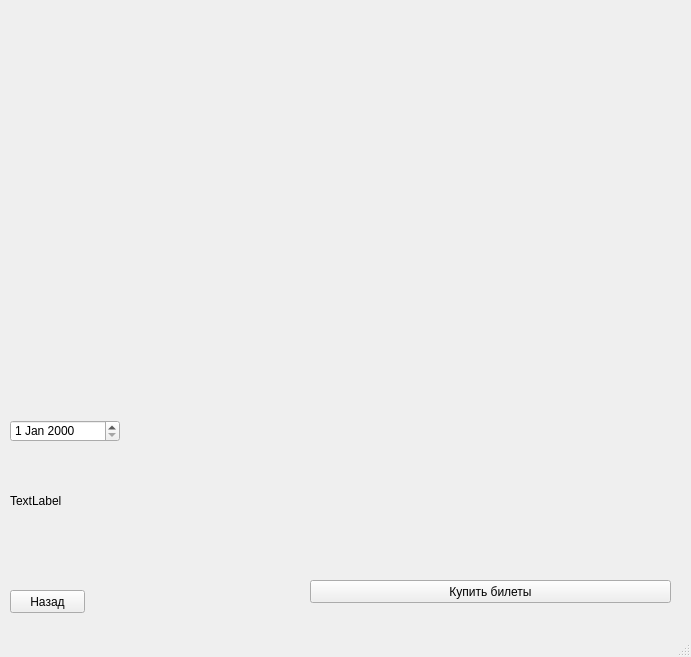
<?xml version="1.0" encoding="UTF-8"?>
<ui version="4.0">
 <class>MainWindow</class>
 <widget class="QMainWindow" name="MainWindow">
  <property name="geometry">
   <rect>
    <x>0</x>
    <y>0</y>
    <width>691</width>
    <height>657</height>
   </rect>
  </property>
  <property name="windowTitle">
   <string>MainWindow</string>
  </property>
  <widget class="QWidget" name="centralwidget">
   <widget class="QLabel" name="label_1">
    <property name="enabled">
     <bool>true</bool>
    </property>
    <property name="geometry">
     <rect>
      <x>30</x>
      <y>30</y>
      <width>150</width>
      <height>215</height>
     </rect>
    </property>
    <property name="text">
     <string/>
    </property>
   </widget>
   <widget class="QLabel" name="label_description">
    <property name="geometry">
     <rect>
      <x>250</x>
      <y>30</y>
      <width>261</width>
      <height>371</height>
     </rect>
    </property>
    <property name="autoFillBackground">
     <bool>false</bool>
    </property>
    <property name="text">
     <string/>
    </property>
    <property name="alignment">
     <set>Qt::AlignLeading|Qt::AlignLeft|Qt::AlignTop</set>
    </property>
    <property name="wordWrap">
     <bool>true</bool>
    </property>
   </widget>
   <widget class="QPushButton" name="pushButton">
    <property name="geometry">
     <rect>
      <x>10</x>
      <y>590</y>
      <width>75</width>
      <height>23</height>
     </rect>
    </property>
    <property name="text">
     <string>Назад</string>
    </property>
   </widget>
   <widget class="QPushButton" name="pushButton_2">
    <property name="geometry">
     <rect>
      <x>310</x>
      <y>580</y>
      <width>361</width>
      <height>23</height>
     </rect>
    </property>
    <property name="text">
     <string>Купить билеты</string>
    </property>
   </widget>
   <widget class="QLabel" name="label">
    <property name="geometry">
     <rect>
      <x>10</x>
      <y>460</y>
      <width>671</width>
      <height>81</height>
     </rect>
    </property>
    <property name="text">
     <string>TextLabel</string>
    </property>
   </widget>
   <widget class="QDateEdit" name="dateEdit">
    <property name="geometry">
     <rect>
      <x>10</x>
      <y>420</y>
      <width>110</width>
      <height>22</height>
     </rect>
    </property>
   </widget>
  </widget>
  <widget class="QMenuBar" name="menubar">
   <property name="geometry">
    <rect>
     <x>0</x>
     <y>0</y>
     <width>691</width>
     <height>21</height>
    </rect>
   </property>
  </widget>
  <widget class="QStatusBar" name="statusbar"/>
 </widget>
 <resources/>
 <connections/>
</ui>
